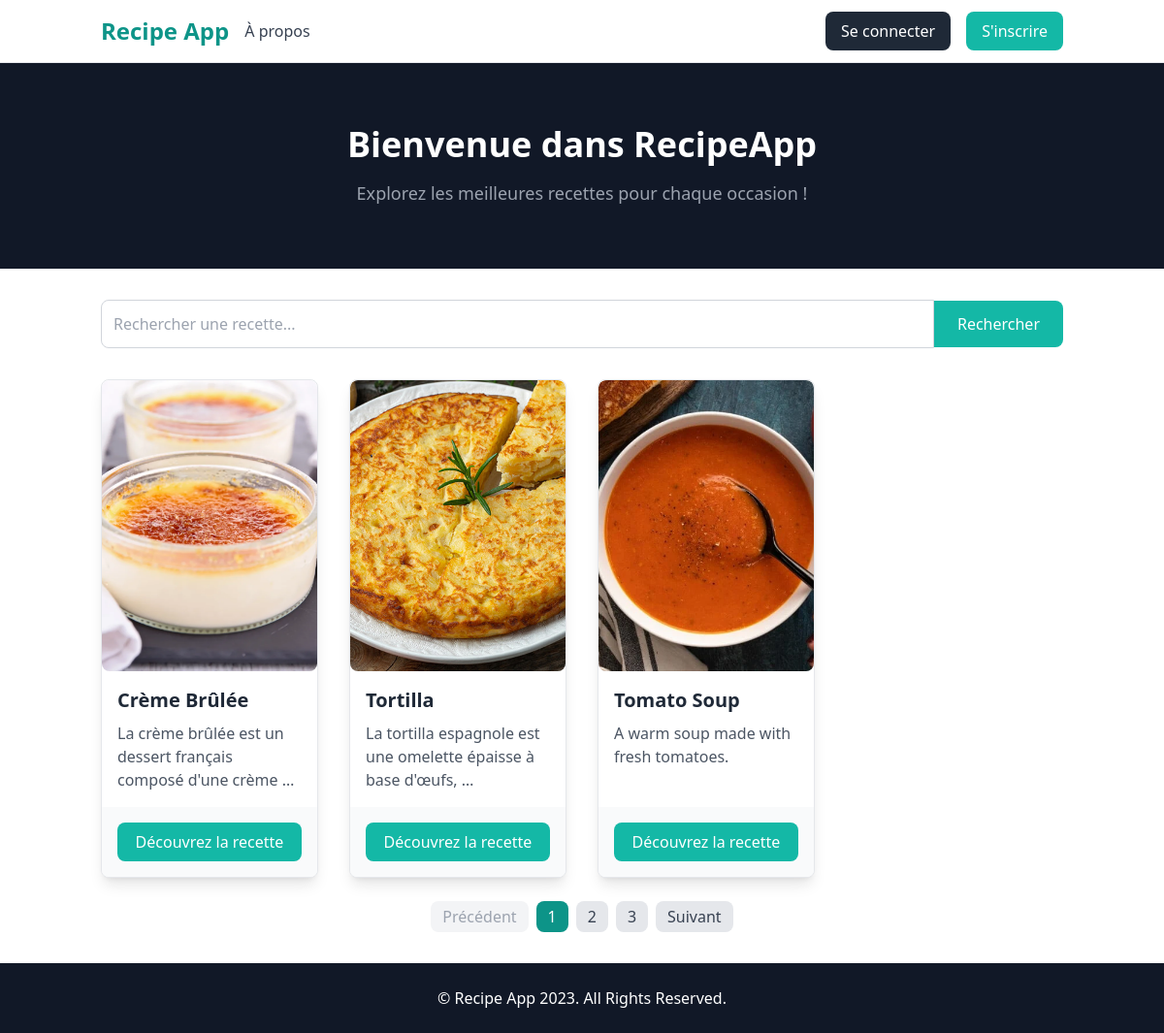
The app's page /recipes/ with its own data.
### recipes/models.py (models this page shows, shortened)
class Recipe(models.Model):
    title = models.CharField(max_length=200)
    description = models.TextField()
    user = models.ForeignKey(User, on_delete=models.SET_NULL, null=True, blank=True)
    image = models.ImageField(upload_to='recipes_photos/',default="https://dummyimage.com/450x300/dee2e6/6c757d.jpg")

### recipes/views.py (the view)
# urls.py: path('',recipes.views.index,name='recipes'),
def index(request):
    template = loader.get_template("./recipes/index.html")
    liste_recettes = Recipe.objects.all()
    paginator = Paginator(liste_recettes, 3)  # 12 recettes par page
    page_number = request.GET.get('page')  # Numéro de la page actuelle
    recettes = paginator.get_page(page_number)  # Obtenez les recettes pour la page
    return HttpResponse(template.render(request=request,context={"recettes":recettes}))

### recipes/templates/recipes/index.html (shortened to what this page needs)
<!DOCTYPE html>
<html lang="en">
<head>
    <script src="https://cdn.tailwindcss.com"></script>
</head>
<body class="font-sans antialiased">
    <nav class="bg-white border-b border-gray-200">
        <div class="container mx-auto px-4 py-3 flex justify-between items-center">
            <div class="flex items-center space-x-4">
                <a href="#" class="text-2xl font-semibold text-teal-600">Recipe App</a>
                <a href="#" class="text-gray-700 hover:text-teal-600">À propos</a>
            </div>
            <div class="flex items-center space-x-4">
                {% if user.is_authenticated %}
                    <p class="text-gray-700">Bonjour, <span class="font-bold">{{ user.username }}</span></p>
                    <a href="{% url 'profile' %}" class="bg-teal-500 text-white hover:bg-teal-600 px-4 py-2 rounded-lg">Profile</a>
                {% else %}
                    <a href="{% url 'login' %}" class="bg-gray-800 text-white hover:bg-gray-900 px-4 py-2 rounded-lg">Se connecter</a>
                    <a href="{% url 'signup' %}" class="bg-teal-500 text-white hover:bg-teal-600 px-4 py-2 rounded-lg">S'inscrire</a>
                {% endif %}
            </div>
        </div>
    </nav>
    <header class="bg-gray-900 py-16">
        <div class="container mx-auto text-center text-white">
            <h1 class="text-4xl font-bold">Bienvenue dans RecipeApp</h1>
            <p class="text-lg mt-4 text-gray-400">Explorez les meilleures recettes pour chaque occasion !</p>
        </div>
    </header>
        <div class="container mx-auto px-4 mt-8">
            <form action="{% url 'chercher_recette' %}" method="get" class="flex items-center">
                <input
                    type="text"
                    name="query"
                    placeholder="Rechercher une recette..."
                    class="flex-1 border border-gray-300 p-3 rounded-l-lg focus:outline-none"
                    value="{{ request.GET.query }}"
                    required
                >
                <button
                    type="submit"
                    class="bg-teal-500 text-white hover:bg-teal-600 px-6 py-3 rounded-r-lg"
                >
                    Rechercher
                </button>
            </form>
        </div>
    <section class="py-8">
        <div class="container mx-auto px-4">
            <div class="grid grid-cols-1 md:grid-cols-2 lg:grid-cols-4 gap-8">
                {% for recette in recettes %}
                <div class="bg-white border border-gray-200 rounded-lg shadow-lg overflow-hidden hover:scale-105 transform transition flex flex-col">
                    <img src="../../../recipes_photos/{{recette.image }}"
                        class="w-full h-[300px] object-cover rounded-lg"
                        onerror="this.onerror=null; this.src='https://dummyimage.com/450x300/dee2e6/6c757d.jpg';">
                    <div class="p-4 flex-grow">
                        <h2 class="text-xl font-semibold text-gray-800">{{ recette.title }}</h2>
                        <p class="text-gray-600 mt-2">{{ recette.description|truncatewords:10 }}</p>
                    </div>
                    <div class="p-4 bg-gray-50 mt-auto">
                        <a href="{% url 'recette_info' recette.id%}" class="bg-teal-500 text-white hover:bg-teal-600 px-4 py-2 block text-center rounded-lg">Découvrez la recette</a>
                    </div>
                </div>
                {% endfor %}
            </div>
        </div>
{% if recettes.has_other_pages %}
<div class="flex justify-center mt-6">
    {% if recettes.has_previous %}
        <a href="?page={{ reviews.previous_page_number }}{% for key, value in request.GET.items %}{% if key != 'page' %}&{{ key }}={{ value }}{% endif %}{% endfor %}"
           class="px-3 py-1 bg-gray-200 text-gray-700 rounded-lg mx-1">Précédent</a>
    {% else %}
        <span class="px-3 py-1 bg-gray-100 text-gray-400 rounded-lg mx-1">Précédent</span>
    {% endif %}
    {% for num in recettes.paginator.page_range %}
        {% if num == recettes.number %}
            <span class="px-3 py-1 bg-teal-600 text-white rounded-lg mx-1">{{ num }}</span>
        {% else %}
            <a href="?page={{ num }}{% for key, value in request.GET.items %}{% if key != 'page' %}&{{ key }}={{ value }}{% endif %}{% endfor %}"
               class="px-3 py-1 bg-gray-200 text-gray-700 rounded-lg mx-1">{{ num }}</a>
        {% endif %}
    {% endfor %}
    {% if recettes.has_next %}
        <a href="?page={{ recettes.next_page_number }}{% for key, value in request.GET.items %}{% if key != 'page' %}&{{ key }}={{ value }}{% endif %}{% endfor %}"
           class="px-3 py-1 bg-gray-200 text-gray-700 rounded-lg mx-1">Suivant</a>
    {% else %}
        <span class="px-3 py-1 bg-gray-100 text-gray-400 rounded-lg mx-1">Suivant</span>
    {% endif %}
</div>
{% endif %}
    </section>
    <footer class="bg-gray-900 py-6">
        <div class="container mx-auto text-center text-white">
            <p>&copy; Recipe App 2023. All Rights Reserved.</p>
        </div>
    </footer>
</body>
</html>

### records on screen
Recipe: image (picture), title "Crème Brûlée", description "La crème brûlée est un dessert français composé d'une crème …"
Recipe: image (picture), title "Tortilla", description "La tortilla espagnole est une omelette épaisse à base d'œufs, …"
Recipe: image (picture), title "Tomato Soup", description "A warm soup made with fresh tomatoes."

### other values on screen
{{ num }} "1"
{{ num }} "2" "3"
